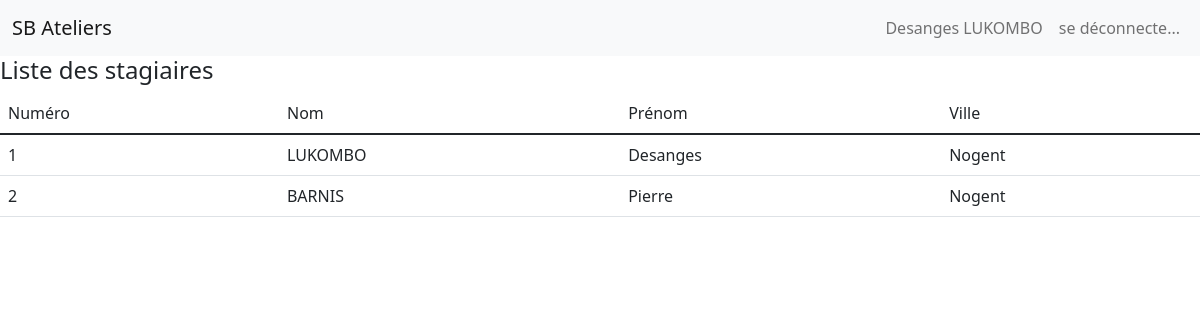
/vues/vue-liste-stagiaires.php?ateliers=1, run on the app's committed database.
### tables this page shows
CREATE TABLE Client
(
  numero int         NOT NULL AUTO_INCREMENT,
  nom    VARCHAR(30) NULL    ,
  prenom VARCHAR(30) NULL    ,
  login  VARCHAR(30) NULL    ,
  mdp    VARCHAR(30) NULL    ,
  ville  VARCHAR(30) NULL    ,
  PRIMARY KEY (numero)
);

### vues/vue-liste-stagiaires.php (the view, shortened to what this page needs)
<?php
    $numero = $_GET['ateliers'];
	try {
		$bd = new PDO(
						'mysql:host=localhost;dbname=CSRF' ,
						'sanayabio' ,
						'sb2021'
			) ;
		$sql = "select  numero,nom,prenom,ville from Client as c inner join Participer as p on c.numero = p.numeroClt where numeroAte = '$numero'";
		$st = $bd -> prepare( $sql ) ;
		$st -> execute() ;
		$stagiaire= $st -> fetchall() ;
	}
	catch( PDOException $e  ){
		echo 'Échec lors de la connexion : ' . $e->getMessage();
        echo "\nPDO::errorCode(): ", $dbh->errorCode();
	}
    ?>
    <!DOCTYPE html>
    <html lang="fr">
        <head>
        </head>
        <link href="https://cdn.jsdelivr.net/npm/bootstrap@5.1.1/dist/css/bootstrap.min.css" rel="stylesheet">
        <body>
        <nav class="navbar navbar-expand-lg navbar-light bg-light">
                <div class="container-fluid">
                    <a class="navbar-brand" href="#">SB Ateliers</a>
                    <div class="collapse navbar-collapse" id="navbarSupportedContent">
                        <ul class="nav navbar-nav navbar-right">
                            <li class="nav-item">
                                <a class="nav-link" href="#"><?php echo "Desanges" . ' ' . "LUKOMBO"  ?></a>
                            </li>
                            <li class="nav-item">
                                <a class="nav-link" href="../controleurs/ctrl-deconnexion.php">se déconnecte...</a>
                            </li>
                        </ul>
                    </div>
                </div>
            </nav>
            <h4>
                    Liste des stagiaires
                </h4>
                <table class= table table-striped>
                    <thead>
                        <tr>
                            <td>Numéro </td>
                            <td>Nom</td>
                            <td>Prénom</td>
                            <td>Ville</td>
                        </tr>
                    </thead>
                    <tbody>
                        <?php foreach( $stagiaire as $unStagiaire ){ ?>
                            <tr>
                                <td><?php echo $unStagiaire[ 'numero'] ; ?></td>
                                <td><?php echo $unStagiaire[ "nom" ] ; ?></td>
                                <td><?php echo $unStagiaire[ "prenom" ] ; ?></td>
                                <td><?php echo $unStagiaire[ "ville" ] ; ?></td>
                            </tr>
                        <?php } ?>
                    </tbody>
                </table>
        </body>
    </html>

### data on the page
client: numero "1", nom "LUKOMBO", prenom "Desanges", ville "Nogent"
client: numero "2", nom "BARNIS", prenom "Pierre", ville "Nogent"
